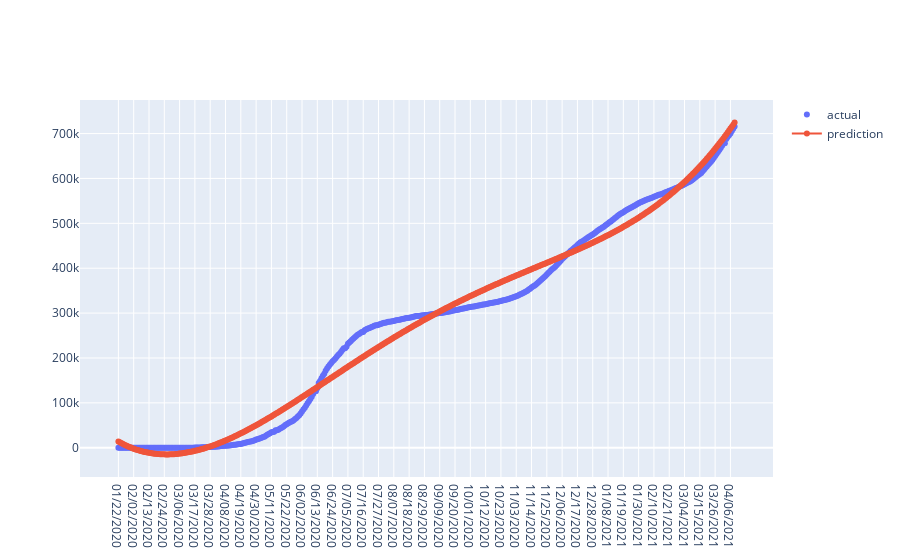

The notebook cell this image was saved under:
### Code cell
#Polynomial Method*****Confirmed case

from sklearn.preprocessing import PolynomialFeatures 
  
poly = PolynomialFeatures(degree = 4) 
X_poly = poly.fit_transform(days_since_1st) 
  
poly.fit(X_poly,dfvc) 
poly_reg = LinearRegression() 
poly_reg.fit(X_poly, dfvc) 


def poly_conf_graph_display(country='Pakistan'):
    df = process_data_case(data=dfc,country=country) 
   
    fig = go.Figure([
    go.Scatter(x=adjusted_dates, y=dfvc,name='actual', mode='markers'),
    
    go.Scatter(x=future_predict_dates, y=poly_reg.predict(poly.fit_transform(future_predict)), name='prediction' ,  mode='lines+markers')
    ])

    return fig


poly_conf_graph_display()

### Figure 1 — Plotly figure (JSON) as saved in the notebook; plotly's stock layout.template omitted (floating-point values rounded to 4 significant figures; data arrays with more than 128 entries replaced by an {"elided": "..."} marker saying what was removed)
{"data": [{"mode": "markers", "name": "actual", "type": "scatter", "x": {"elided": "444 str values"}, "y": {"elided": "444 int values"}}, {"mode": "lines+markers", "name": "prediction", "type": "scatter", "x": {"elided": "444 str values"}, "y": {"elided": "444 float values"}}], "layout": {}}
